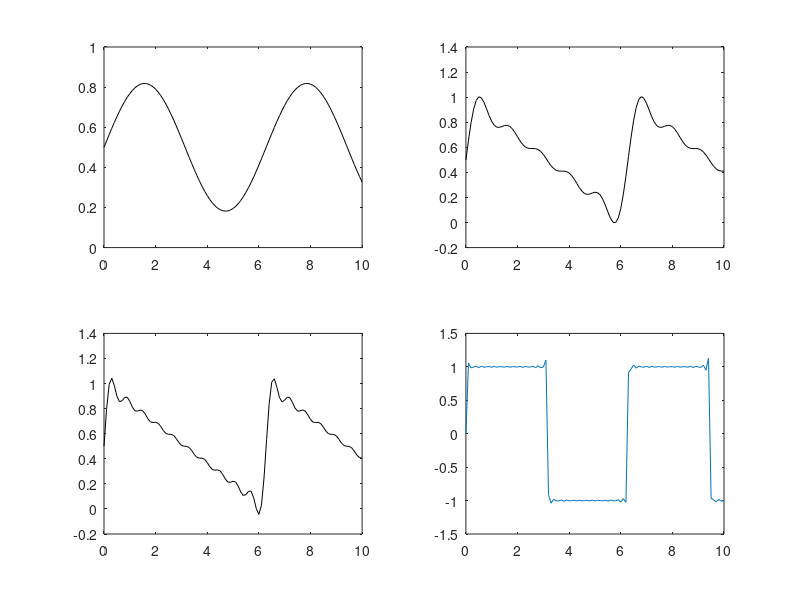

This chart was generated by the following MATLAB code:
% Anthony Rosenblum
% EELE 203
% 6/4/2018
% ICA 24


t = [0:.1:10];

y = 0.5 + sin(t)/pi;
subplot(2,2,1),plot(t,y,'k')

y = 0.5;
for m = 1:5;
    y = y + sin(m*t)/(m*pi);
end;

subplot(2,2,2),plot(t,y,'k')

y = 0.5;
for m = 1:10;
    y = y + sin(m*t)/(m*pi);
end;
subplot(2,2,3),plot(t,y,'k')

y = 0.5;
for m = 1:1000;
    y = y + sin(m*t)/(m*pi);
end;
subplot(2,2,4),plot(t,y,'k')

% A smooth sawtooth is achieved at n = 1000 harmonics

%% 2

T = 2 * pi;
A = 2;
ao = 0;
wo = 2*pi/T;
tf = 10;
dt = tf/100;
t=0:dt:tf;
f=ao*ones(size(t));
num_harm=100;
for n=1:2:num_harm
    bn = ((2*A)/(pi*n));
    f = f + bn * sin(n*wo*t);
end
plot(t,f)


